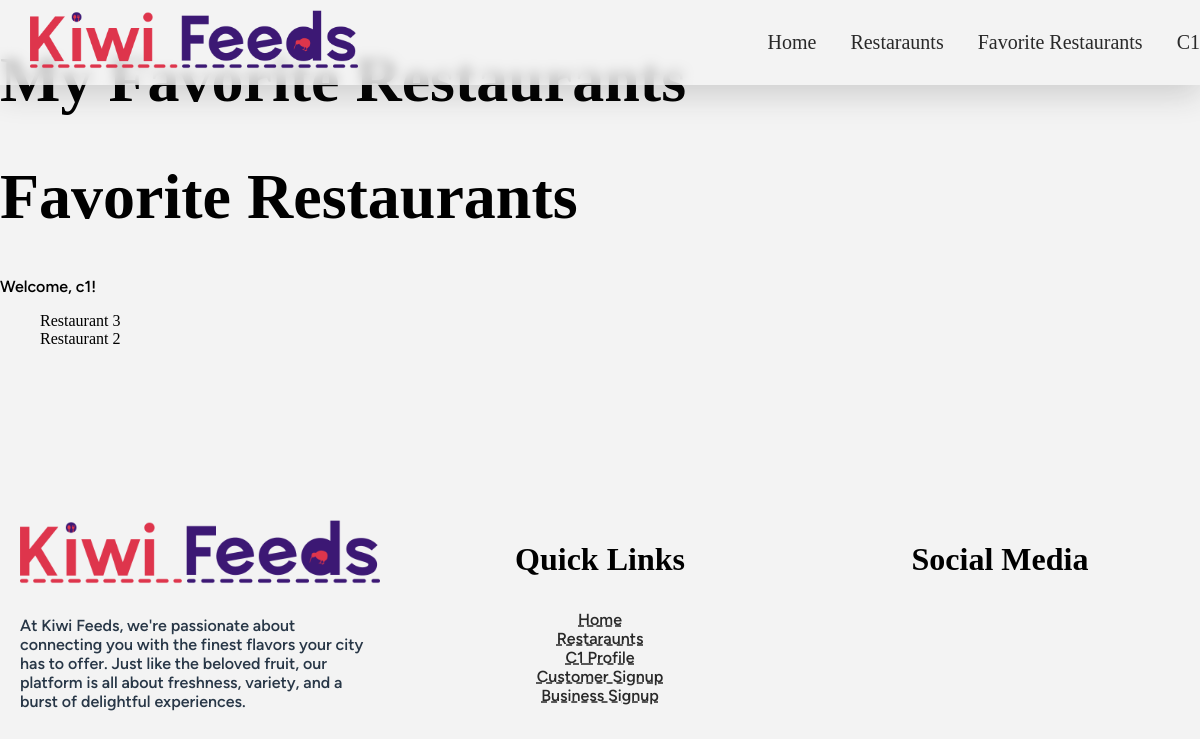
The page /favorites-restaurants/ (signed in) on the database as committed earlier.
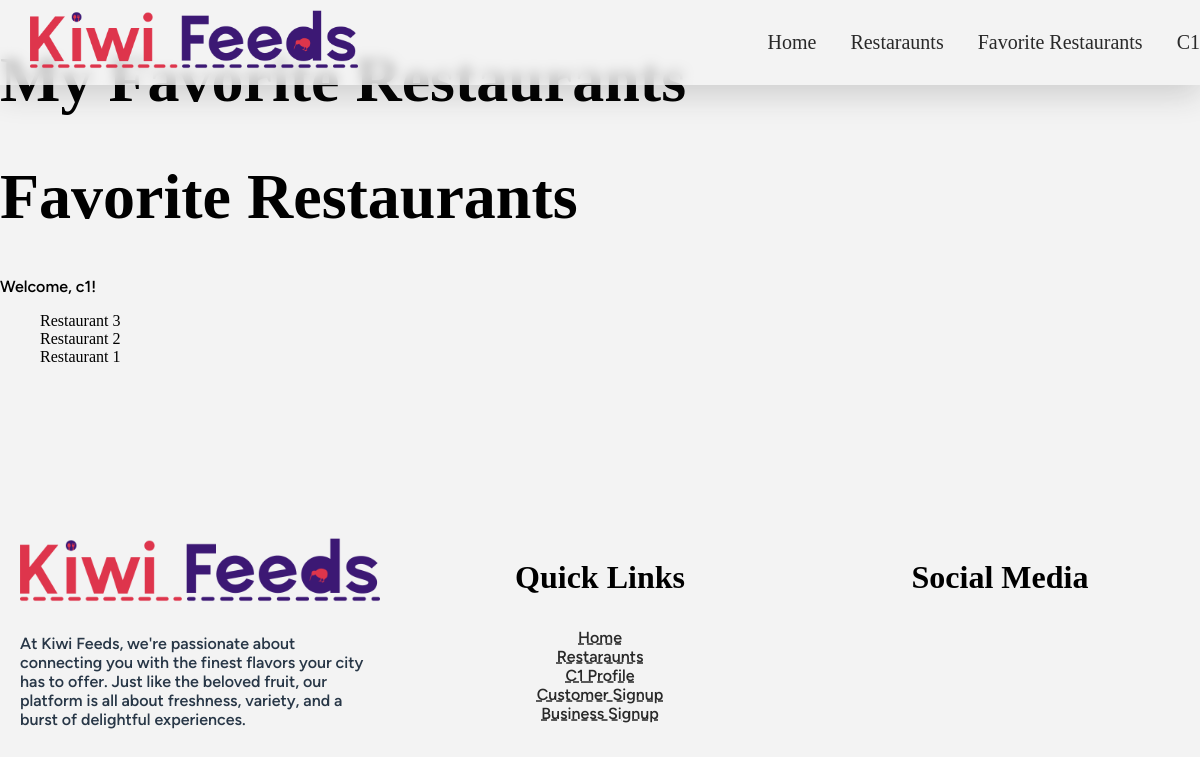
The same page on the database as committed later.
### app_favorites/models.py (models this page shows)
class Favorites(models.Model):
    user = models.ForeignKey(UserProfile, on_delete=models.PROTECT, related_name='fav_user')
    restaurant = models.ForeignKey(Restaurant, on_delete=models.PROTECT, related_name='fav_restaurant')

### app_restaurants/models.py (models this page shows, shortened)
class Restaurant(models.Model):
    restaurant_name = models.CharField(max_length=255)
    restaurant_description = models.CharField(max_length=255)
    restaurant_location = models.CharField(max_length=255)
    restaurant_owner = models.ForeignKey('app_user.UserProfile',on_delete=models.PROTECT, related_name='restaurant_owner_user',null=True,blank=True)

### app_favorites/views.py (the view)
# urls.py: path('', views.display_favorites, name='my_favorites'),
@login_required
def display_favorites(request):
    user_profile = request.user.userprofile
    fav_restaurants = Favorites.objects.filter(user=user_profile)
    context={
        "user_profile":user_profile,
        'fav_restaurants':fav_restaurants,
    }
    return render(request, 'app_favorites/favorites.html', context)

### app_user/templatetags/custom_tags.py (called while the page is built)
@register.filter(name='user_belongs_to_group')
def user_belongs_to_group(user, group_name):
    return user.groups.filter(name=group_name).exists()

### templates/app_favorites/favorites.html
{% extends "base/base.html" %}
{% block content %}
<h1>My Favorite Restaurants</h1>
<h1>Favorite Restaurants</h1>
{% if user_profile %}
    <p>Welcome, {{ user_profile.this_user.username }}!</p>
{% endif %}
{% if fav_restaurants %}
    <ul>
        {% for favorite in fav_restaurants %}
            <li>{{ favorite.restaurant.restaurant_name }}</li>
        {% endfor %}
    </ul>
{% else %}
    <p>You haven't added any favorite restaurants yet.</p>
{% endif %}
{% endblock %}

Rows that differ between the two databases and show on the page:
added Favorites: restaurant.restaurant_name "Restaurant 1"
